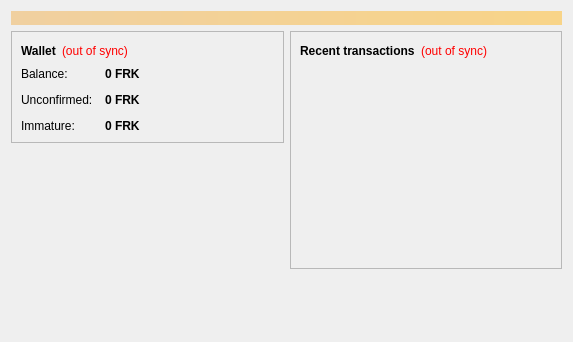
<?xml version="1.0" encoding="UTF-8"?>
<ui version="4.0">
 <class>OverviewPage</class>
 <widget class="QWidget" name="OverviewPage">
  <property name="geometry">
   <rect>
    <x>0</x>
    <y>0</y>
    <width>573</width>
    <height>342</height>
   </rect>
  </property>
  <property name="windowTitle">
   <string>Form</string>
  </property>
  <layout class="QVBoxLayout" name="topLayout">
   <item>
    <widget class="QLabel" name="labelAlerts">
     <property name="visible">
      <bool>false</bool>
     </property>
     <property name="styleSheet">
      <string notr="true">background-color: qlineargradient(x1: 0, y1: 0, x2: 1, y2: 0, stop:0 #F0D0A0, stop:1 #F8D488); color:#000000;</string>
     </property>
     <property name="wordWrap">
      <bool>true</bool>
     </property>
     <property name="margin">
      <number>3</number>
     </property>
    </widget>
   </item>
   <item>
    <layout class="QHBoxLayout" name="horizontalLayout" stretch="1,1">
     <item>
      <layout class="QVBoxLayout" name="verticalLayout_2">
       <item>
        <widget class="QFrame" name="frame">
         <property name="frameShape">
          <enum>QFrame::StyledPanel</enum>
         </property>
         <property name="frameShadow">
          <enum>QFrame::Raised</enum>
         </property>
         <layout class="QVBoxLayout" name="verticalLayout_4">
          <item>
           <layout class="QHBoxLayout" name="horizontalLayout_4">
            <item>
             <widget class="QLabel" name="label_5">
              <property name="font">
               <font>
                <weight>75</weight>
                <bold>true</bold>
               </font>
              </property>
              <property name="text">
               <string>Wallet</string>
              </property>
             </widget>
            </item>
            <item>
             <widget class="QLabel" name="labelWalletStatus">
              <property name="toolTip">
               <string>The displayed information may be out of date. Your wallet automatically synchronizes with the Franko network after a connection is established, but this process has not completed yet.</string>
              </property>
              <property name="styleSheet">
               <string notr="true">QLabel { color: red; }</string>
              </property>
              <property name="text">
               <string notr="true">(out of sync)</string>
              </property>
              <property name="alignment">
               <set>Qt::AlignLeading|Qt::AlignLeft|Qt::AlignVCenter</set>
              </property>
             </widget>
            </item>
            <item>
             <spacer name="horizontalSpacer_2">
              <property name="orientation">
               <enum>Qt::Horizontal</enum>
              </property>
              <property name="sizeHint" stdset="0">
               <size>
                <width>40</width>
                <height>20</height>
               </size>
              </property>
             </spacer>
            </item>
           </layout>
          </item>
          <item>
           <layout class="QFormLayout" name="formLayout_2">
            <property name="fieldGrowthPolicy">
             <enum>QFormLayout::AllNonFixedFieldsGrow</enum>
            </property>
            <property name="horizontalSpacing">
             <number>12</number>
            </property>
            <property name="verticalSpacing">
             <number>12</number>
            </property>
            <item row="0" column="0">
             <widget class="QLabel" name="label">
              <property name="text">
               <string>Balance:</string>
              </property>
             </widget>
            </item>
            <item row="0" column="1">
             <widget class="QLabel" name="labelBalance">
              <property name="font">
               <font>
                <weight>75</weight>
                <bold>true</bold>
               </font>
              </property>
              <property name="cursor">
               <cursorShape>IBeamCursor</cursorShape>
              </property>
              <property name="toolTip">
               <string>Your current balance</string>
              </property>
              <property name="text">
               <string notr="true">0 FRK</string>
              </property>
              <property name="textInteractionFlags">
               <set>Qt::LinksAccessibleByMouse|Qt::TextSelectableByKeyboard|Qt::TextSelectableByMouse</set>
              </property>
             </widget>
            </item>
            <item row="1" column="0">
             <widget class="QLabel" name="label_3">
              <property name="text">
               <string>Unconfirmed:</string>
              </property>
             </widget>
            </item>
            <item row="1" column="1">
             <widget class="QLabel" name="labelUnconfirmed">
              <property name="font">
               <font>
                <weight>75</weight>
                <bold>true</bold>
               </font>
              </property>
              <property name="cursor">
               <cursorShape>IBeamCursor</cursorShape>
              </property>
              <property name="toolTip">
               <string>Total of transactions that have yet to be confirmed, and do not yet count toward the current balance</string>
              </property>
              <property name="text">
               <string notr="true">0 FRK</string>
              </property>
              <property name="textInteractionFlags">
               <set>Qt::LinksAccessibleByMouse|Qt::TextSelectableByKeyboard|Qt::TextSelectableByMouse</set>
              </property>
             </widget>
            </item>
            <item row="2" column="0">
             <widget class="QLabel" name="labelImmatureText">
              <property name="text">
               <string>Immature:</string>
              </property>
             </widget>
            </item>
            <item row="2" column="1">
             <widget class="QLabel" name="labelImmature">
              <property name="font">
               <font>
                <weight>75</weight>
                <bold>true</bold>
               </font>
              </property>
              <property name="toolTip">
               <string>Mined balance that has not yet matured</string>
              </property>
              <property name="text">
               <string notr="true">0 FRK</string>
              </property>
              <property name="textInteractionFlags">
               <set>Qt::LinksAccessibleByMouse|Qt::TextSelectableByKeyboard|Qt::TextSelectableByMouse</set>
              </property>
             </widget>
            </item>
           </layout>
          </item>
         </layout>
        </widget>
       </item>
       <item>
        <spacer name="verticalSpacer">
         <property name="orientation">
          <enum>Qt::Vertical</enum>
         </property>
         <property name="sizeHint" stdset="0">
          <size>
           <width>20</width>
           <height>40</height>
          </size>
         </property>
        </spacer>
       </item>
      </layout>
     </item>
     <item>
      <layout class="QVBoxLayout" name="verticalLayout_3">
       <item>
        <widget class="QFrame" name="frame_2">
         <property name="frameShape">
          <enum>QFrame::StyledPanel</enum>
         </property>
         <property name="frameShadow">
          <enum>QFrame::Raised</enum>
         </property>
         <layout class="QVBoxLayout" name="verticalLayout">
          <item>
           <layout class="QHBoxLayout" name="horizontalLayout_2">
            <item>
             <widget class="QLabel" name="label_4">
              <property name="text">
               <string>&lt;b&gt;Recent transactions&lt;/b&gt;</string>
              </property>
             </widget>
            </item>
            <item>
             <widget class="QLabel" name="labelTransactionsStatus">
              <property name="toolTip">
               <string>The displayed information may be out of date. Your wallet automatically synchronizes with the Franko network after a connection is established, but this process has not completed yet.</string>
              </property>
              <property name="styleSheet">
               <string notr="true">QLabel { color: red; }</string>
              </property>
              <property name="text">
               <string notr="true">(out of sync)</string>
              </property>
              <property name="alignment">
               <set>Qt::AlignRight|Qt::AlignTrailing|Qt::AlignVCenter</set>
              </property>
             </widget>
            </item>
            <item>
             <spacer name="horizontalSpacer">
              <property name="orientation">
               <enum>Qt::Horizontal</enum>
              </property>
              <property name="sizeHint" stdset="0">
               <size>
                <width>40</width>
                <height>20</height>
               </size>
              </property>
             </spacer>
            </item>
           </layout>
          </item>
          <item>
           <widget class="QListView" name="listTransactions">
            <property name="styleSheet">
             <string notr="true">QListView { background: transparent; }</string>
            </property>
            <property name="frameShape">
             <enum>QFrame::NoFrame</enum>
            </property>
            <property name="verticalScrollBarPolicy">
             <enum>Qt::ScrollBarAlwaysOff</enum>
            </property>
            <property name="horizontalScrollBarPolicy">
             <enum>Qt::ScrollBarAlwaysOff</enum>
            </property>
            <property name="selectionMode">
             <enum>QAbstractItemView::NoSelection</enum>
            </property>
           </widget>
          </item>
         </layout>
        </widget>
       </item>
       <item>
        <spacer name="verticalSpacer_2">
         <property name="orientation">
          <enum>Qt::Vertical</enum>
         </property>
         <property name="sizeHint" stdset="0">
          <size>
           <width>20</width>
           <height>40</height>
          </size>
         </property>
        </spacer>
       </item>
      </layout>
     </item>
    </layout>
   </item>
  </layout>
 </widget>
 <resources/>
 <connections/>
</ui>
